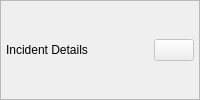
        <widget class="QFrame" name="incidentFrame">
         <property name="sizePolicy">
          <sizepolicy hsizetype="Preferred" vsizetype="Fixed">
           <horstretch>0</horstretch>
           <verstretch>0</verstretch>
          </sizepolicy>
         </property>
         <property name="frameShape">
          <enum>QFrame::StyledPanel</enum>
         </property>
         <property name="frameShadow">
          <enum>QFrame::Raised</enum>
         </property>
         <layout class="QHBoxLayout" name="horizontalLayout_2">
          <property name="sizeConstraint">
           <enum>QLayout::SetMinimumSize</enum>
          </property>
          <property name="leftMargin">
           <number>0</number>
          </property>
          <property name="topMargin">
           <number>0</number>
          </property>
          <property name="rightMargin">
           <number>0</number>
          </property>
          <property name="bottomMargin">
           <number>0</number>
          </property>
          <item>
           <layout class="QHBoxLayout" name="horizontalLayout_3">
            <property name="spacing">
             <number>5</number>
            </property>
            <property name="sizeConstraint">
             <enum>QLayout::SetMinimumSize</enum>
            </property>
            <property name="leftMargin">
             <number>5</number>
            </property>
            <property name="topMargin">
             <number>5</number>
            </property>
            <property name="rightMargin">
             <number>5</number>
            </property>
            <property name="bottomMargin">
             <number>5</number>
            </property>
            <item>
             <widget class="QLabel" name="newIncidentLabel">
              <property name="text">
               <string>Incident Details</string>
              </property>
             </widget>
            </item>
            <item>
             <widget class="QLabel" name="frameIdLabel">
             </widget>
            </item>
            <item>
             <spacer name="incidentFrameSpacer">
              <property name="orientation">
               <enum>Qt::Horizontal</enum>
              </property>
              <property name="sizeHint" stdset="0">
               <size>
                <width>40</width>
                <height>20</height>
               </size>
              </property>
             </spacer>
            </item>
            <item>
             <widget class="QPushButton" name="printButton">
              <property name="enabled">
               <bool>false</bool>
              </property>
              <property name="toolTip">
               <string>Print</string>
              </property>
              <property name="icon">
               <iconset resource="Resources.qrc">
                <normaloff>:/Images/images/icon_print.png</normaloff>
                :/Images/images/icon_print.png</iconset>
              </property>
              <property name="iconSize">
               <size>
                <width>25</width>
                <height>25</height>
               </size>
              </property>
             </widget>
            </item>
           </layout>
          </item>
         </layout>
        </widget>
